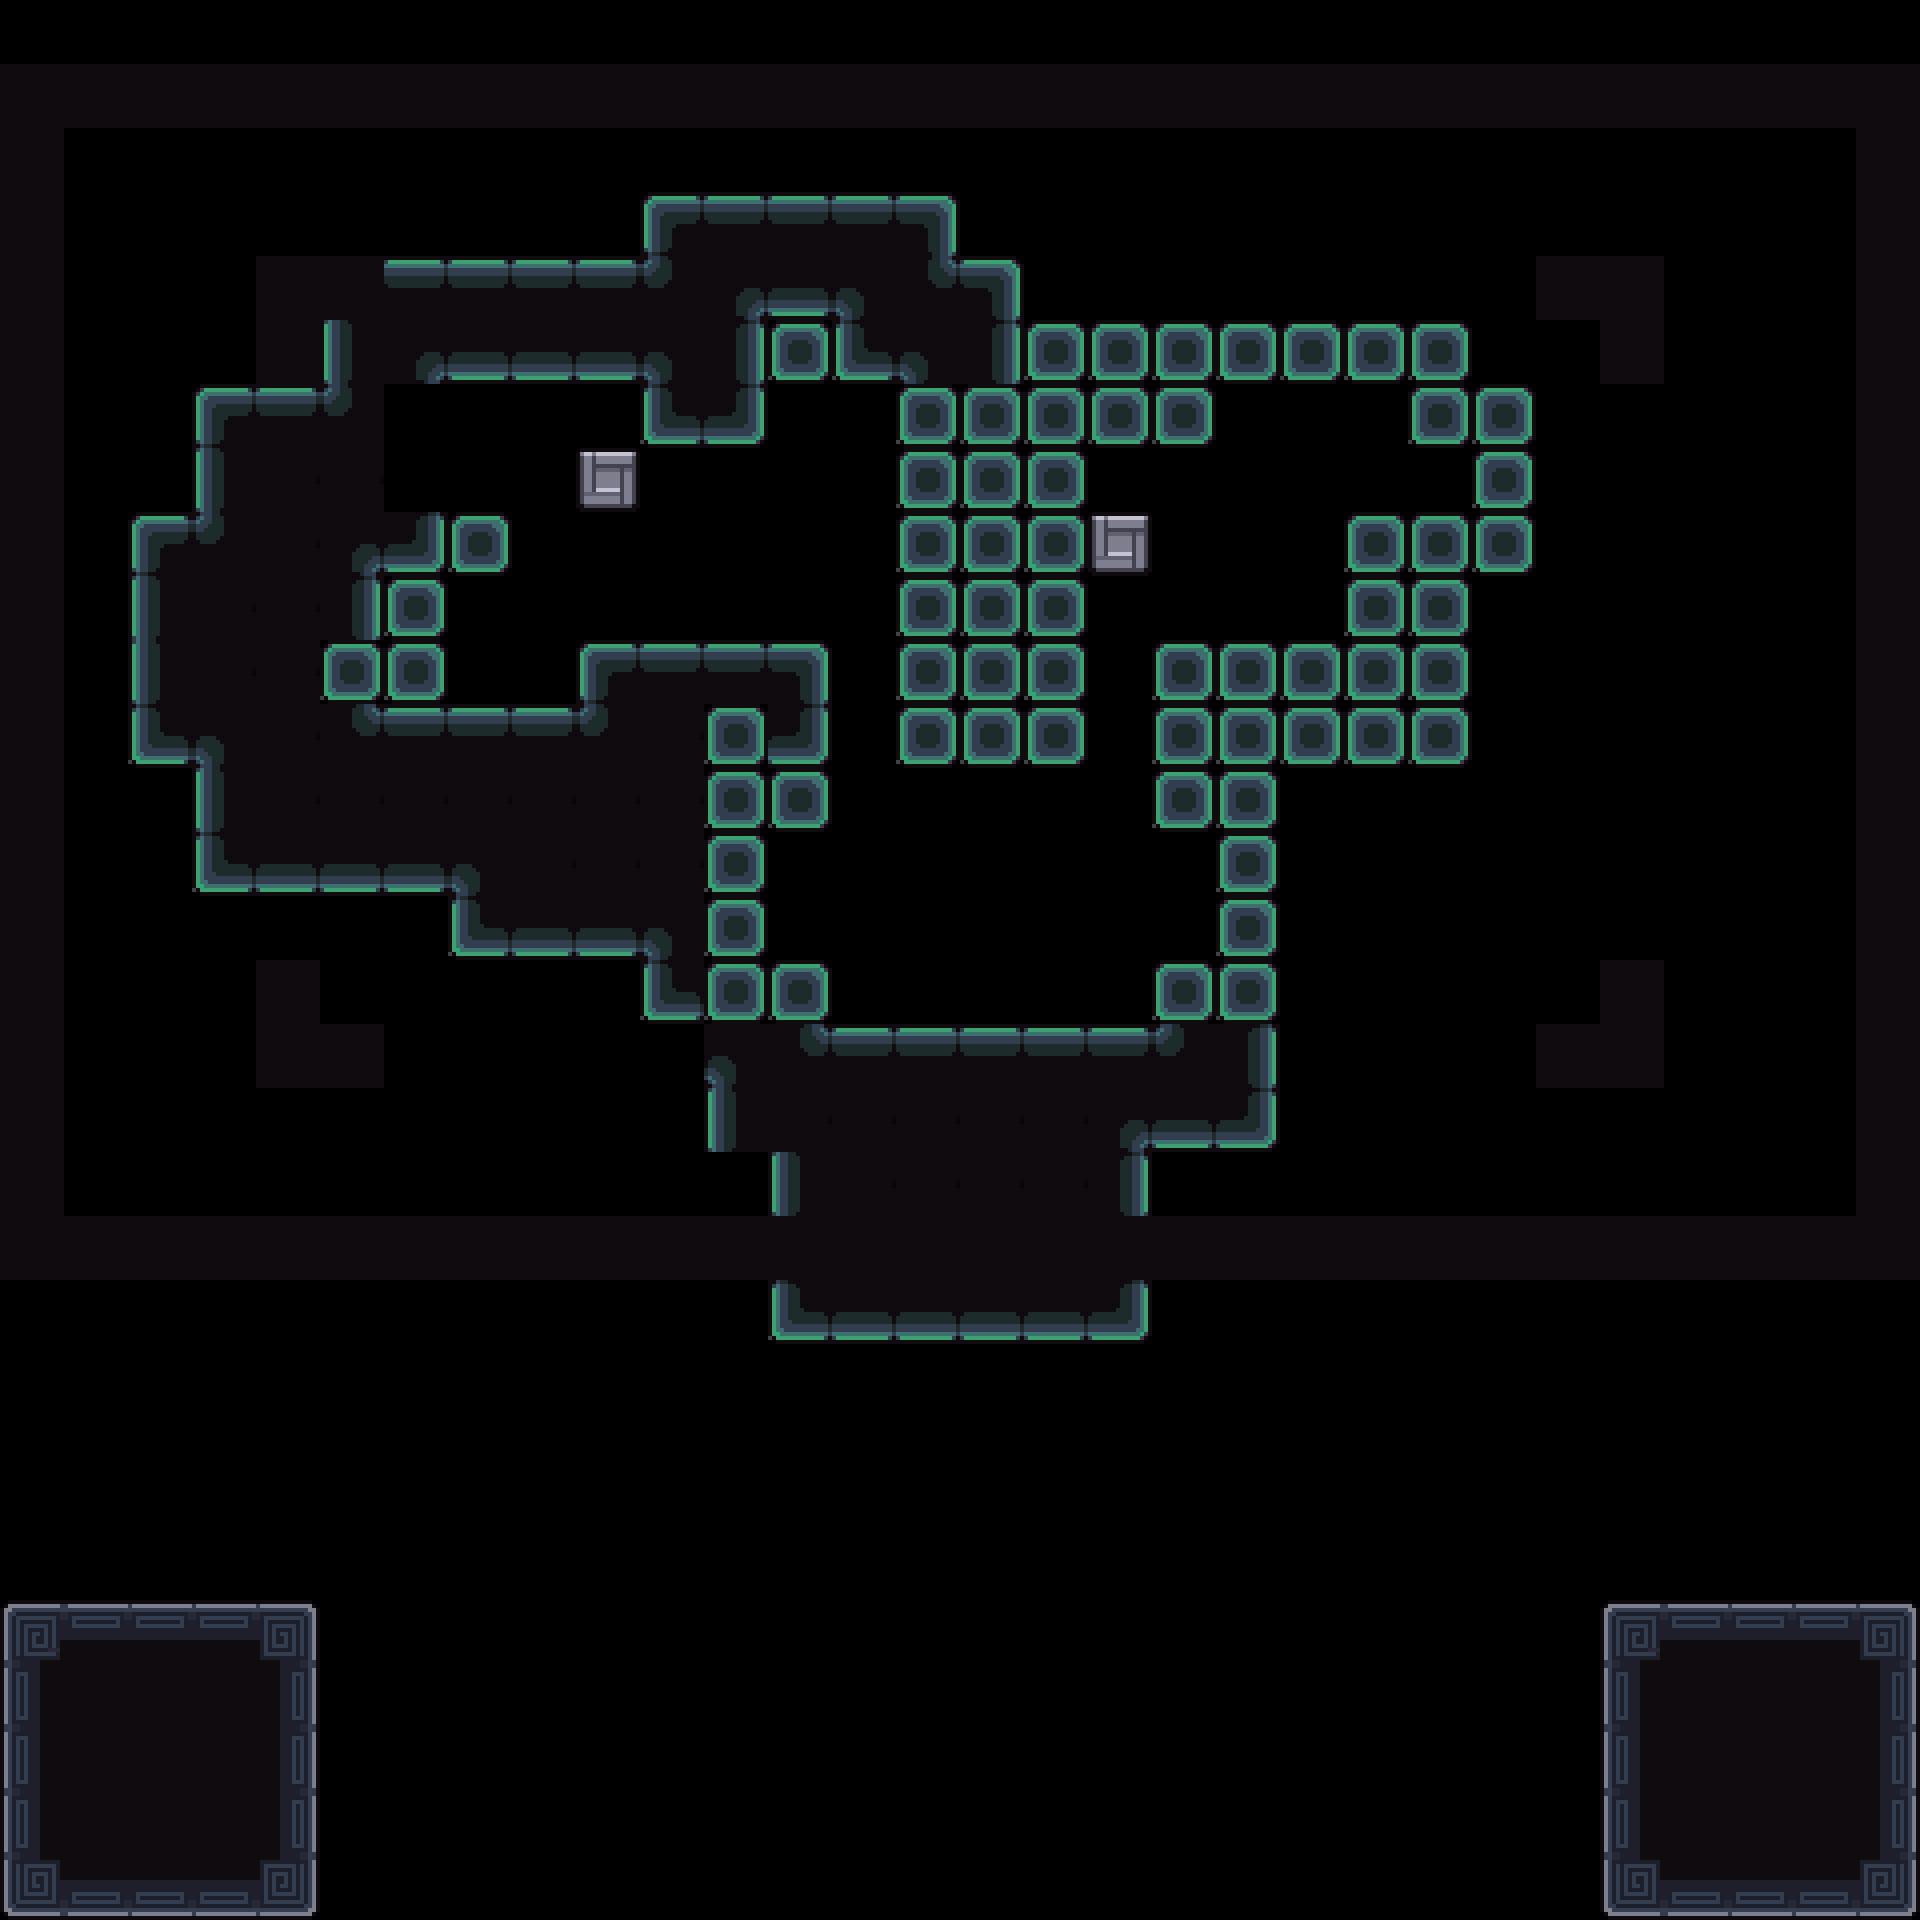

Below is a game level as drawn by its tile map, then a one-line description and the .tmx that defines it (tile-layer data replaced by summaries):
An orthogonal 30x30 tile map with 64x64 px tiles, 4 tile layers (Decoration, Main, Exit, Border) and 19 objects (8x Spike, 3x Battery, 2x 1, 2x Box, Camera1, ...).

<map version="1.10" tiledversion="1.11.2" orientation="orthogonal" renderorder="right-down" width="30" height="30" tilewidth="64" tileheight="64" infinite="0" nextlayerid="8" nextobjectid="135">
 <tileset firstgid="1" source="../tilesets/tileset_d.tsx" />
 <objectgroup id="4" name="Triggers" visible="0">
  <object id="23" name="Camera1" x="960" y="672">
   <point />
  </object>
  <object id="24" name="Camera2" x="704" y="480">
   <point />
  </object>
  <object id="28" name="Win" x="0" y="64" width="1920" height="1216" />
  <object id="29" name="Unactive" x="0" y="1600" width="320" height="320" />
  <object id="126" name="Data" type="1" x="0" y="0" width="63.6932" height="63.6932">
   <properties>
    <property name="bg" value="green" />
    <property name="level_number" type="int" value="27" />
    <property name="level_unlock" value="15, 19, 21" />
   </properties>
  </object>
 </objectgroup>
 <layer id="3" name="Decoration" width="30" height="30">
  <data>[900 cells, 2 non-empty, 1 distinct tile ids]</data>
 </layer>
 <layer id="7" name="Main" width="30" height="30">
  <data>[900 cells, 230 non-empty, 23 distinct tile ids]</data>
 </layer>
 <layer id="6" name="Exit" width="30" height="30">
  <data>[900 cells, 0 non-empty, 0 distinct tile ids]</data>
 </layer>
 <objectgroup id="2" name="Entities">
  <object id="106" name="Player0" type="1" x="960" y="768" width="63.6932" height="63.6932" />
  <object id="108" name="Box" x="832" y="896" width="62.4743" height="62.4743" />
  <object id="127" name="Box" x="1088" y="896" width="62.4743" height="62.4743" />
  <object id="129" name="Battery" x="448" y="448" width="63.6932" height="63.6932" />
  <object id="132" name="Battery" x="960" y="896" width="63.6932" height="63.6932" />
  <object id="130" name="Battery" x="1408" y="448" width="63.6932" height="63.6932" />
  <object id="111" name="Spike" x="832" y="960" width="63.5" height="63.5" />
  <object id="134" name="Spike" x="448" y="704" width="63.5" height="63.5" />
  <object id="114" name="Spike" x="896" y="960" width="63.5" height="63.5" />
  <object id="115" name="Spike" x="960" y="960" width="63.5" height="63.5" />
  <object id="116" name="Spike" x="1024" y="960" width="63.5" height="63.5" />
  <object id="117" name="Spike" x="1088" y="960" width="63.5" height="63.5" />
  <object id="133" name="Spike" x="1472" y="448" width="63.5" height="63.5" />
  <object id="112" name="Spike" x="1024" y="256" width="63.5" height="63.5" />
 </objectgroup>
 <layer id="1" name="Border" width="30" height="30">
  <data>[900 cells, 106 non-empty, 1 distinct tile ids]</data>
 </layer>
</map>
